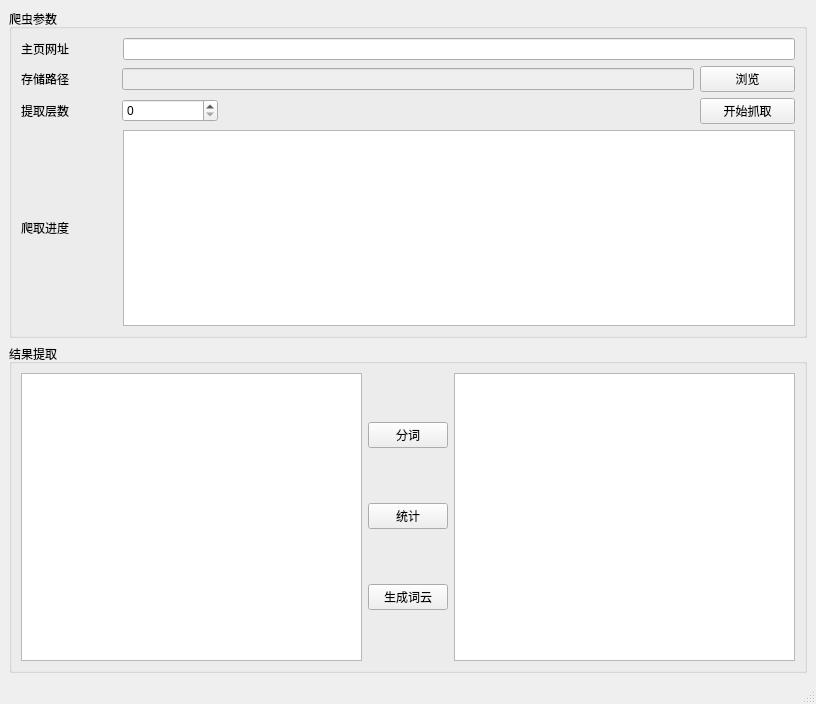
<?xml version="1.0" encoding="UTF-8"?>
<ui version="4.0">
 <class>MainWindow</class>
 <widget class="QMainWindow" name="MainWindow">
  <property name="geometry">
   <rect>
    <x>0</x>
    <y>0</y>
    <width>816</width>
    <height>704</height>
   </rect>
  </property>
  <property name="windowTitle">
   <string>MainWindow</string>
  </property>
  <widget class="QWidget" name="centralwidget">
   <layout class="QVBoxLayout" name="verticalLayout_3">
    <item>
     <widget class="QGroupBox" name="groupBox">
      <property name="title">
       <string>爬虫参数</string>
      </property>
      <layout class="QVBoxLayout" name="verticalLayout">
       <item>
        <layout class="QHBoxLayout" name="horizontalLayout" stretch="1,7">
         <item>
          <widget class="QLabel" name="label">
           <property name="text">
            <string>主页网址</string>
           </property>
          </widget>
         </item>
         <item>
          <widget class="QLineEdit" name="textEdit"/>
         </item>
        </layout>
       </item>
       <item>
        <layout class="QHBoxLayout" name="horizontalLayout_2" stretch="1,6,1">
         <item>
          <widget class="QLabel" name="label_2">
           <property name="text">
            <string>存储路径</string>
           </property>
          </widget>
         </item>
         <item>
          <widget class="QLineEdit" name="lineEdit_2">
           <property name="enabled">
            <bool>false</bool>
           </property>
          </widget>
         </item>
         <item>
          <widget class="QPushButton" name="Button">
           <property name="text">
            <string>浏览</string>
           </property>
          </widget>
         </item>
        </layout>
       </item>
       <item>
        <layout class="QHBoxLayout" name="horizontalLayout_3" stretch="1,1,5,1">
         <item>
          <widget class="QLabel" name="label_3">
           <property name="text">
            <string>提取层数</string>
           </property>
          </widget>
         </item>
         <item>
          <widget class="QSpinBox" name="spinBox"/>
         </item>
         <item>
          <spacer name="horizontalSpacer">
           <property name="orientation">
            <enum>Qt::Horizontal</enum>
           </property>
           <property name="sizeHint" stdset="0">
            <size>
             <width>40</width>
             <height>20</height>
            </size>
           </property>
          </spacer>
         </item>
         <item>
          <widget class="QPushButton" name="pushButton_2">
           <property name="text">
            <string>开始抓取</string>
           </property>
          </widget>
         </item>
        </layout>
       </item>
       <item>
        <layout class="QHBoxLayout" name="horizontalLayout_4" stretch="1,7">
         <item>
          <widget class="QLabel" name="label_4">
           <property name="text">
            <string>爬取进度</string>
           </property>
          </widget>
         </item>
         <item>
          <widget class="QPlainTextEdit" name="plainTextEdit"/>
         </item>
        </layout>
       </item>
      </layout>
     </widget>
    </item>
    <item>
     <widget class="QGroupBox" name="groupBox_2">
      <property name="title">
       <string>结果提取</string>
      </property>
      <layout class="QHBoxLayout" name="horizontalLayout_5">
       <item>
        <widget class="QPlainTextEdit" name="plainTextEdit_2"/>
       </item>
       <item>
        <layout class="QVBoxLayout" name="verticalLayout_2">
         <item>
          <widget class="QPushButton" name="pushButton_3">
           <property name="text">
            <string>分词</string>
           </property>
          </widget>
         </item>
         <item>
          <widget class="QPushButton" name="pushButton_4">
           <property name="text">
            <string>统计</string>
           </property>
          </widget>
         </item>
         <item>
          <widget class="QPushButton" name="pushButton_5">
           <property name="text">
            <string>生成词云</string>
           </property>
          </widget>
         </item>
        </layout>
       </item>
       <item>
        <widget class="QPlainTextEdit" name="plainTextEdit_4"/>
       </item>
      </layout>
     </widget>
    </item>
   </layout>
  </widget>
  <widget class="QMenuBar" name="menubar">
   <property name="geometry">
    <rect>
     <x>0</x>
     <y>0</y>
     <width>816</width>
     <height>22</height>
    </rect>
   </property>
  </widget>
  <widget class="QStatusBar" name="statusbar"/>
 </widget>
 <resources/>
 <connections/>
</ui>
